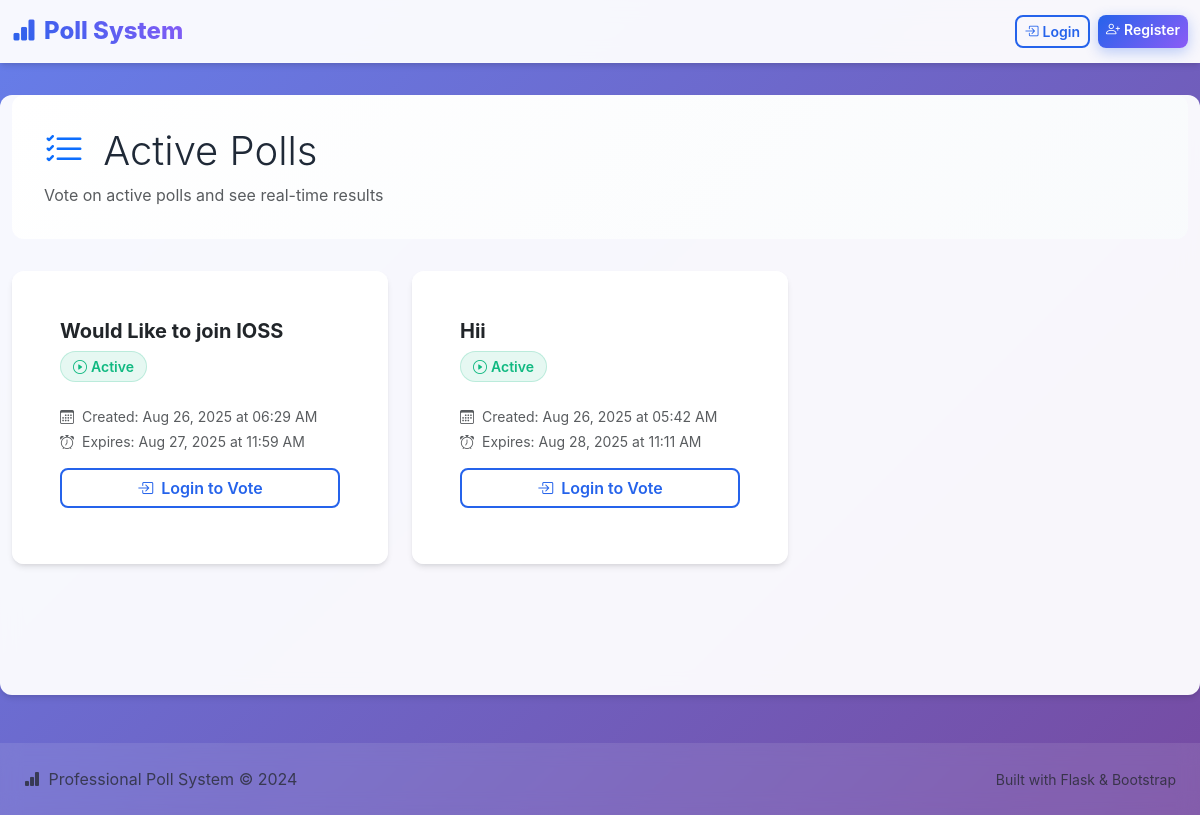
The page / on the database its author committed.
### app.py (models this page shows)
class Poll(db.Model):
    id = db.Column(db.Integer, primary_key=True)
    question = db.Column(db.String(600), nullable=False)
    created_at = db.Column(db.DateTime, default=datetime.utcnow)
    expiry = db.Column(db.DateTime, nullable=True)   # optional expiry
    active = db.Column(db.Boolean, default=True)     # admin can deactivate
    options = db.relationship("Option", backref="poll", cascade="all, delete-orphan")

### app.py (the view)
@app.route("/")
def index():
    now = datetime.utcnow()
    polls = Poll.query.filter(Poll.active == True).order_by(Poll.created_at.desc()).all()
    return render_template("index.html", polls=polls, now=now, current_user=current_user())

### app.py (called while the page is built)
def current_user():
    uid = session.get("user_id")
    if not uid:
        return None
    return User.query.get(uid)

### templates/index.html (shortened to what this page needs)
{% extends "base.html" %}
{% block content %}
<div class="row">
  <div class="col-12">
    <div class="dashboard-card">
      <div class="d-flex justify-content-between align-items-center">
        <div>
          <h1 class="display-6 mb-2">
            <i class="bi bi-list-check text-primary me-2"></i>
            Active Polls
          </h1>
          <p class="text-muted mb-0">Vote on active polls and see real-time results</p>
        </div>
      </div>
    </div>
    {% if polls %}
      <div class="row g-4">
        {% for p in polls %}
          {% set expired = (p.expiry is not none) and (p.expiry < now) %}
          <div class="col-lg-6 col-xl-4">
            <div class="card h-100 poll-card">
              <div class="card-body d-flex flex-column">
                <div class="mb-3">
                  <h5 class="card-title fw-bold text-dark">{{ p.question }}</h5>
                  <div class="mb-2">
                    {% if not p.active %}
                      <span class="status-badge status-inactive">
                        <i class="bi bi-pause-circle me-1"></i>Inactive
                      </span>
                    {% elif expired %}
                      <span class="status-badge status-expired">
                        <i class="bi bi-clock-history me-1"></i>Expired
                      </span>
                    {% else %}
                      <span class="status-badge status-active">
                        <i class="bi bi-play-circle me-1"></i>Active
                      </span>
                    {% endif %}
                  </div>
                </div>
                <div class="text-muted small mb-3 flex-grow-1">
                  <div class="d-flex align-items-center mb-1">
                    <i class="bi bi-calendar3 me-2"></i>
                    Created: {{ p.created_at.strftime('%b %d, %Y at %I:%M %p') }}
                  </div>
                  {% if p.expiry %}
                    <div class="d-flex align-items-center">
                      <i class="bi bi-alarm me-2"></i>
                      Expires: {{ p.expiry.strftime('%b %d, %Y at %I:%M %p') }}
                    </div>
                  {% endif %}
                </div>
                <div class="mt-auto">
                  {% if current_user %}
                    <a class="btn btn-primary w-100 mb-2" href="{{ url_for('poll_detail', poll_id=p.id) }}">
                      <i class="bi bi-cursor-fill me-2"></i>
                      {% if expired or not p.active %}View Poll{% else %}Vote Now{% endif %}
                    </a>
                  {% else %}
                    <a class="btn btn-outline-primary w-100 mb-2" href="{{ url_for('login') }}">
                      <i class="bi bi-box-arrow-in-right me-2"></i>Login to Vote
                    </a>
                  {% endif %}
                </div>
              </div>
            </div>
          </div>
        {% endfor %}
      </div>
    {% endif %}
  </div>
</div>
{% endblock %}

### static/style.css (style rules this page uses)
:root { --primary-color: #2563eb; --primary-hover: #1d4ed8; --secondary-color: #64748b; --success-color: #10b981; --warning-color: #f59e0b; --danger-color: #ef4444; --light-bg: #f8fafc; --card-shadow: 0 4px 6px -1px rgba(0, 0, 0, 0.1), 0 2px 4px -1px rgba(0, 0, 0, 0.06); --card-shadow-hover: 0 10px 15px -3px rgba(0, 0, 0, 0.1), 0 4px 6px -2px rgba(0, 0, 0, 0.05); --border-radius: 12px; --transition: all 0.3s cubic-bezier(0.4, 0, 0.2, 1); }
body { font-family: -apple-system, BlinkMacSystemFont, "Segoe UI", Roboto, "Helvetica Neue", Arial, sans-serif; background: linear-gradient(135deg, #667eea 0%, #764ba2 100%); min-height: 100vh; }
.card { border: none; border-radius: var(--border-radius); box-shadow: var(--card-shadow); transition: var(--transition); background: rgba(255, 255, 255, 0.9); backdrop-filter: blur(5px); }
.btn { border-radius: 8px; font-weight: 600; transition: var(--transition); border: none; position: relative; overflow: hidden; }
.btn::before { content: ''; position: absolute; top: 0; left: -100%; width: 100%; height: 100%; background: linear-gradient(90deg, transparent, rgba(255, 255, 255, 0.2), transparent); transition: var(--transition); }
.btn-outline-primary { border: 2px solid var(--primary-color); color: var(--primary-color); background: transparent; }
h1, h2, h3, h4, h5, h6 { color: #1f2937; font-weight: 700; }
.dashboard-card { background: linear-gradient(135deg, rgba(255, 255, 255, 0.9), rgba(248, 250, 252, 0.9)); backdrop-filter: blur(10px); border-radius: var(--border-radius); padding: 2rem; margin-bottom: 2rem; }
.poll-card { background: rgba(255, 255, 255, 0.95); backdrop-filter: blur(10px); border-radius: var(--border-radius); padding: 2rem; box-shadow: var(--card-shadow); }
.status-badge { display: inline-block; padding: 0.25rem 0.75rem; border-radius: 50px; font-size: 0.875rem; font-weight: 600; }
.status-active { background: rgba(16, 185, 129, 0.1); color: var(--success-color); border: 1px solid rgba(16, 185, 129, 0.2); }

### rows shown on the page
Poll: question "Would Like to join IOSS", active True (drawn), created_at "Aug 26, 2025 at 06:29 AM", expiry "Aug 27, 2025 at 11:59 AM"
Poll: question "Hii", active True (drawn), created_at "Aug 26, 2025 at 05:42 AM", expiry "Aug 28, 2025 at 11:11 AM"
